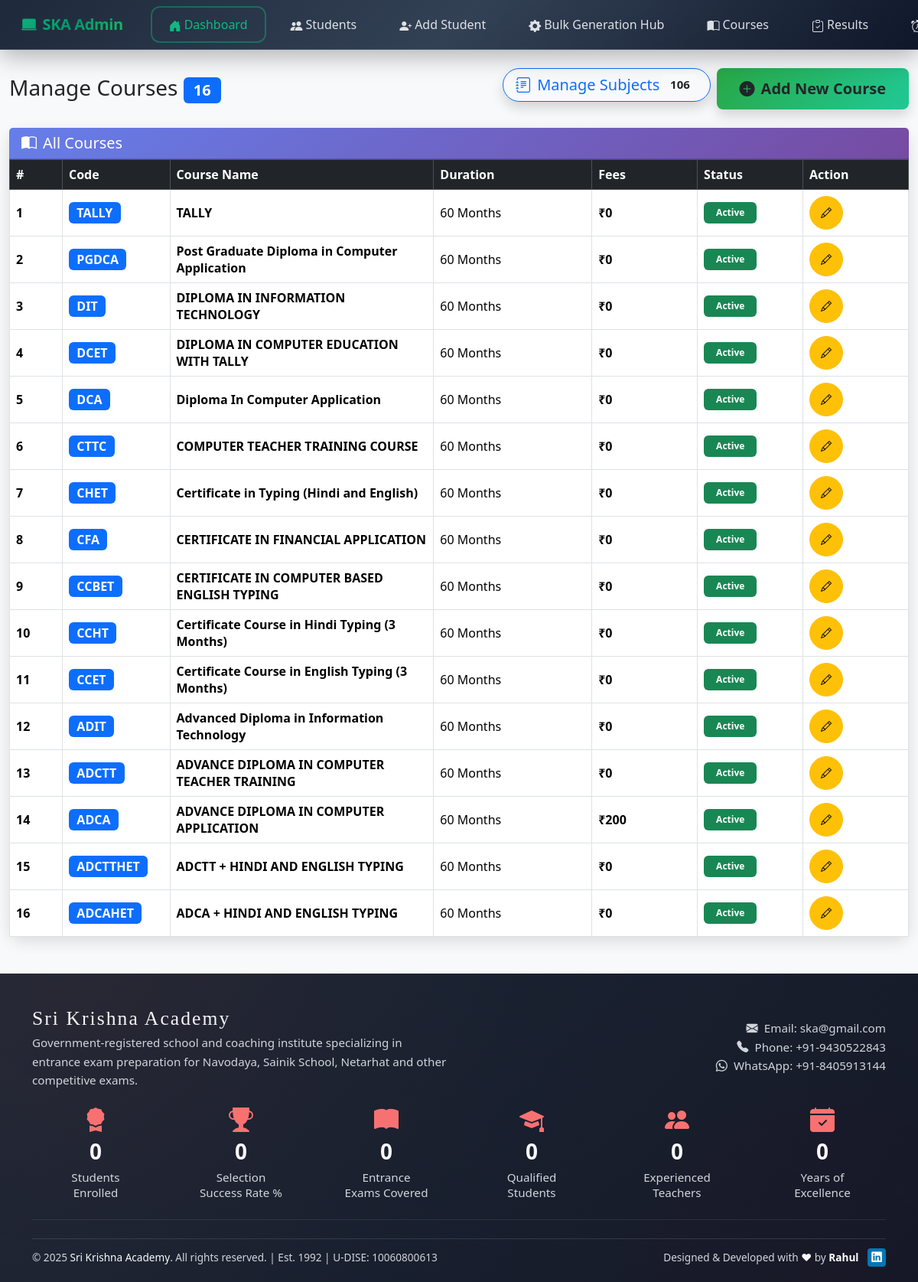
/admin/courses.php (signed in), run on an earlier commit of the app's database.
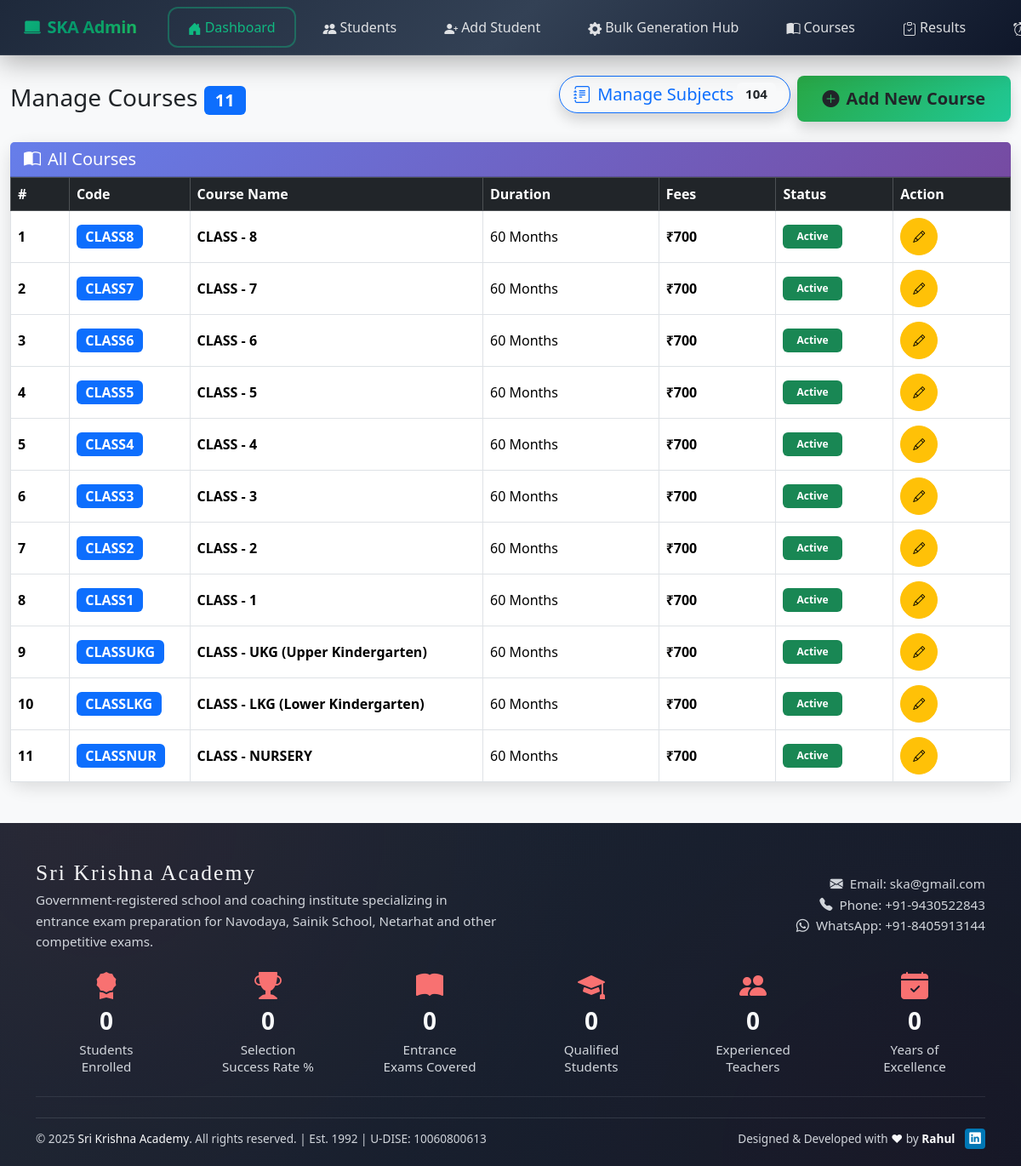
And on a later commit of the database.
### tables this page shows
CREATE TABLE `courses` (
  `id` int(11) NOT NULL,
  `course_code` varchar(20) NOT NULL,
  `course_name` varchar(100) NOT NULL,
  `duration` varchar(30) NOT NULL,
  `fees` decimal(8,2) NOT NULL,
  `is_active` tinyint(1) DEFAULT 1 COMMENT '1-Active\r\n0-Inactive',
  `created_at` datetime DEFAULT current_timestamp()
);

### admin/courses.php (the view, shortened to what this page needs)
<?php
include '../includes/db.php';
?>
<?php include 'header.php'; ?>
<!DOCTYPE html>
<html lang="en">
<head>
    <link href="https://cdn.jsdelivr.net/npm/bootstrap@5.3.3/dist/css/bootstrap.min.css" rel="stylesheet">
    <link href="https://cdn.jsdelivr.net/npm/bootstrap-icons@1.11.0/font/bootstrap-icons.css" rel="stylesheet">
</head>
<body>
    <div class="container-fluid mt-4 mb-5">
        <div class="d-flex justify-content-between align-items-center mb-4">
            <h3 class="mb-0">Manage Courses
                <span
                    class="badge bg-primary fs-5"><?= $pdo->query("SELECT COUNT(*) FROM courses")->fetchColumn() ?></span>
            </h3>
            <div class="d-flex gap-2">
                <a href="subject-management" class="btn btn-outline-primary btn-lg shadow btn-rounded"
                    title="Manage Subjects">
                    <i class="bi bi-journal-text me-2"></i>Manage Subjects
                    <span
                        class="badge bg-light text-dark ms-1"><?= $pdo->query("SELECT COUNT(*) FROM subjects")->fetchColumn() ?></span>
                </a>
                <button class="btn btn-lg add-btn shadow" data-bs-toggle="modal" data-bs-target="#addModal">
                    <i class="bi bi-plus-circle-fill me-2 fs-5"></i>Add New Course
                </button>
            </div>
        </div>
        <div class="card section-card">
            <div class="card-header card-header-main d-flex justify-content-between align-items-center">
                <h5 class="mb-0"><i class="bi bi-book-half me-2"></i>All Courses</h5>
            </div>
            <div class="card-body p-0">
                <div class="table-responsive">
                    <table class="table table-hover table-bordered align-middle mb-0">
                        <thead class="table-dark">
                            <tr>
                                <th style="width:5%">#</th>
                                <th style="width:10%">Code</th>
                                <th style="width:25%">Course Name</th>
                                <th style="width:15%">Duration</th>
                                <th style="width:10%">Fees</th>
                                <th style="width:10%">Status</th>
                                <th style="width:10%">Action</th>
                            </tr>
                        </thead>
                        <tbody>
                            <?php
                            $courses = $pdo->query("SELECT * FROM courses ORDER BY id DESC")->fetchAll();
                            foreach ($courses as $i => $c) {
                                $status = $c['is_active'] == 1 ?
                                    '<span class="badge bg-success px-3 py-2">Active</span>' :
                                    '<span class="badge bg-danger px-3 py-2">Inactive</span>';
                                echo "<tr>
                                <td><strong>" . ($i + 1) . "</strong></td>
                                <td><span class='badge bg-primary fs-6'>" . htmlspecialchars($c['course_code']) . "</span></td>
                                <td><strong>" . htmlspecialchars($c['course_name']) . "</strong></td>
                                <td>" . htmlspecialchars($c['duration']) . "</td>
                                <td><strong>₹" . number_format($c['fees']) . "</strong></td>
                                <td>$status</td>
                                <td>
                                    <div class='btn-group' role='group'>
                                        <button class='btn btn-sm btn-warning btn-rounded'
                                                onclick='editCourse(" . json_encode($c) . ")'
                                                title='Edit Course'>
                                            <i class='bi bi-pencil'></i>
                                        </button>
                                    </div>
                                </td>
                            </tr>";
                            }
                            ?>
                        </tbody>
                    </table>
                </div>
            </div>
        </div>
    </div>
    <?php include '../includes/footer.php'; ?>
</body>
</html>

What changed in the data, as far as the page shows it:
removed courses: course_code "TALLY", course_name "TALLY", duration "60 Months", fees "0", is_active "Active"
removed courses: course_code "PGDCA", course_name "Post Graduate Diploma in Computer Application", duration "60 Months", fees "0", is_active "Active"
removed courses: course_code "DIT", course_name "DIPLOMA IN INFORMATION TECHNOLOGY", duration "60 Months", fees "0", is_active "Active"
removed courses: course_code "DCET", course_name "DIPLOMA IN COMPUTER EDUCATION WITH TALLY", duration "60 Months", fees "0", is_active "Active"
removed courses: course_code "DCA", course_name "Diploma In Computer Application", duration "60 Months", fees "0", is_active "Active"
changed courses: course_code "CTTC" → "CLASS8"; course_name "COMPUTER TEACHER TRAINING COURSE" → "CLASS - 8"; fees "0" → "700"
changed courses: course_code "CHET" → "CLASS7"; course_name "Certificate in Typing (Hindi and English)" → "CLASS - 7"; fees "0" → "700"
changed courses: course_code "CFA" → "CLASS6"; course_name "CERTIFICATE IN FINANCIAL APPLICATION" → "CLASS - 6"; fees "0" → "700"
changed courses: course_code "CCBET" → "CLASS5"; course_name "CERTIFICATE IN COMPUTER BASED ENGLISH TYPING" → "CLASS - 5"; fees "0" → "700"
changed courses: course_code "CCHT" → "CLASS4"; course_name "Certificate Course in Hindi Typing (3 Months)" → "CLASS - 4"; fees "0" → "700"
changed courses: course_code "CCET" → "CLASS3"; course_name "Certificate Course in English Typing (3 Months)" → "CLASS - 3"; fees "0" → "700"
changed courses: course_code "ADIT" → "CLASS2"; course_name "Advanced Diploma in Information Technology" → "CLASS - 2"; fees "0" → "700"
changed courses: course_code "ADCTT" → "CLASS1"; course_name "ADVANCE DIPLOMA IN COMPUTER TEACHER TRAINING" → "CLASS - 1"; fees "0" → "700"
changed courses: course_code "ADCA" → "CLASSUKG"; course_name "ADVANCE DIPLOMA IN COMPUTER APPLICATION" → "CLASS - UKG (Upper Kindergarten)"; fees "200" → "700"
changed courses: course_code "ADCTTHET" → "CLASSLKG"; course_name "ADCTT + HINDI AND ENGLISH TYPING" → "CLASS - LKG (Lower Kindergarten)"; fees "0" → "700"
changed courses: course_code "ADCAHET" → "CLASSNUR"; course_name "ADCA + HINDI AND ENGLISH TYPING" → "CLASS - NURSERY"; fees "0" → "700"
Also different on the page:
$pdo->query("SELECT COUNT(*) FROM courses")->fetchColumn(): "16" → "11"
$pdo->query("SELECT COUNT(*) FROM subjects")->fetchColumn(): "106" → "104"
